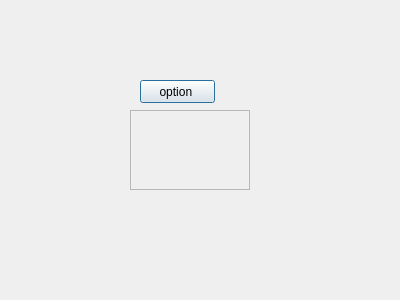
<?xml version="1.0" encoding="UTF-8"?>
<ui version="4.0">
 <class>Dialog</class>
 <widget class="QDialog" name="Dialog">
  <property name="geometry">
   <rect>
    <x>0</x>
    <y>0</y>
    <width>400</width>
    <height>300</height>
   </rect>
  </property>
  <property name="windowTitle">
   <string>Dialog</string>
  </property>
  <widget class="QScrollArea" name="scrollArea">
   <property name="geometry">
    <rect>
     <x>130</x>
     <y>110</y>
     <width>120</width>
     <height>80</height>
    </rect>
   </property>
   <property name="widgetResizable">
    <bool>true</bool>
   </property>
   <widget class="QWidget" name="scrollAreaWidgetContents">
    <property name="geometry">
     <rect>
      <x>0</x>
      <y>0</y>
      <width>118</width>
      <height>78</height>
     </rect>
    </property>
   </widget>
  </widget>
  <widget class="QPushButton" name="option_pushButton">
   <property name="geometry">
    <rect>
     <x>140</x>
     <y>80</y>
     <width>75</width>
     <height>23</height>
    </rect>
   </property>
   <property name="text">
    <string>option </string>
   </property>
  </widget>
 </widget>
 <resources/>
 <connections/>
</ui>
